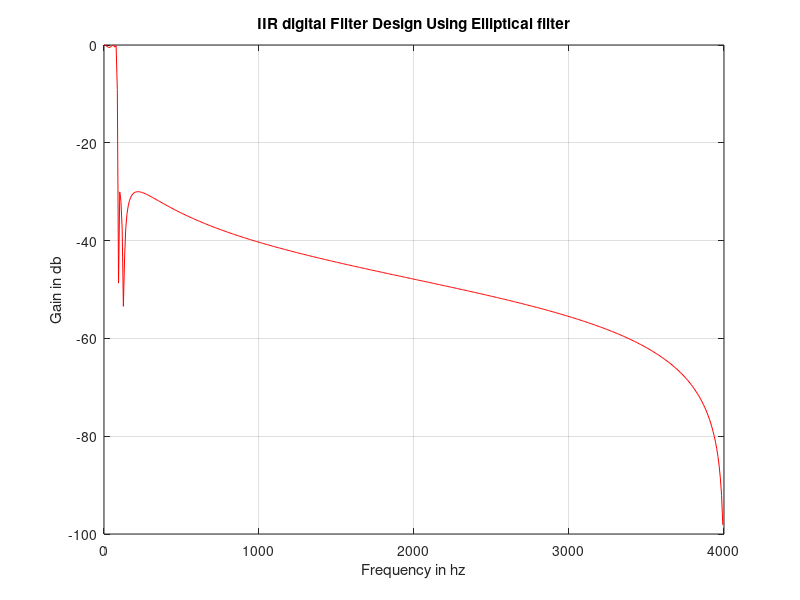

This figure's MATLAB source:
%lab14
Fs=8000;
Fpass=800;
Fstop=1000;
Rp=0.5;
Rs=30;
wp=2*pi*Fpass/Fs;
ws=2*pi*Fstop/Fs;
wp
ws
Omega_p_hat=tan(wp/2);
Omega_s_hat=tan(ws/2);
Omega_p=1;
Omega_s=abs(-Omega_p*Omega_p_hat/Omega_s_hat);
[N,wn]=ellipord(Omega_p,Omega_s,Rp,Rs,'s');
[b1,a1]=ellip(N,Rp,Rs,0.2,'s');
[num,den]=bilinear(b1,a1,0.32);
N=512;
[H,W]=freqz(num,den,N);
figure(1);
plot(W*Fs/(2*pi),20*log10(abs(H)),'r-');
grid;
xlabel('Frequency in hz');
ylabel('Gain in db');
title('IIR digital Filter Design Using Elliptical filter');